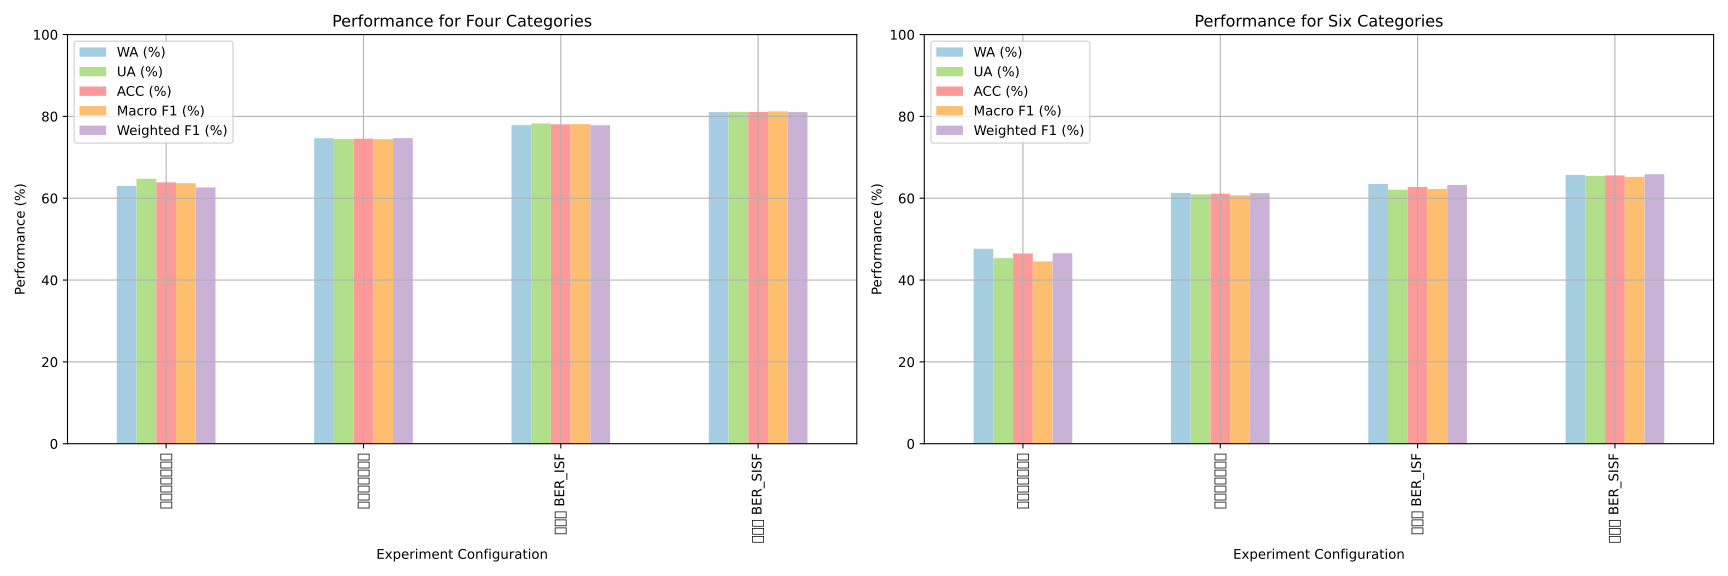

Reproduce this figure in Python.
import matplotlib.pyplot as plt
import pandas as pd
plt.rcParams['font.sans-serif'] = ['SimHei']  # 指定默认字体为黑体
plt.rcParams['axes.unicode_minus'] = False  # 解决保存图像是负号 '-' 显示为方块的问题
# Define the data
data = {
    'Experiment Name': [
        '四分类音频基线', '六分类音频基线', 
        '四分类视频基线', '六分类视频基线', 
        '四分类 BER_ISF', '六分类 BER_ISF', 
        '四分类 BER_SISF', '六分类 BER_SISF'
    ],
    'Task Type': [
        '音频', '音频', 
        '视频', '视频', 
        '音视频联合', '音视频联合', 
        '音视频联合', '音视频联合'
    ],
    'WA (%)': [
        63.02, 47.64, 
        74.67, 61.29, 
        81.31, 58.23, 
        81.05, 65.69
    ],
    'UA (%)': [
        64.76, 45.36, 
        74.45, 60.95, 
        81.94, 56.44, 
        81.11, 65.46
    ],
    'ACC (%)': [
        63.89, 46.50, 
        74.56, 61.12, 
        81.63, 57.34, 
        81.08, 65.58
    ],
    'Macro F1 (%)': [
        63.68, 44.54, 
        74.43, 60.72, 
        81.57, 56.88, 
        81.23, 65.22
    ],
    'Weighted F1 (%)': [
        62.65, 46.55, 
        74.68, 61.24, 
        81.30, 58.38, 
        81.05, 65.85
    ]
}

# Create DataFrame
df = pd.DataFrame(data)

# Separate data for four and six categories
four_cat_df = df[df['Experiment Name'].str.contains('四分类')]
six_cat_df = df[df['Experiment Name'].str.contains('六分类')]

# Plot settings
fig, axes = plt.subplots(1, 2, figsize=(18, 6), dpi=600)

# Color settings for plots
colors = ['#a6cee3', '#b2df8a', '#fb9a99', '#fdbf6f', '#cab2d6', '#ffff99']

# Plot for four categories
four_cat_df.plot(kind='bar', ax=axes[0], x='Experiment Name', y=['WA (%)', 'UA (%)', 'ACC (%)', 'Macro F1 (%)', 'Weighted F1 (%)'], color=colors)
axes[0].set_title('Performance for Four Categories')
axes[0].set_ylabel('Performance (%)')
axes[0].set_xlabel('Experiment Configuration')
axes[0].set_ylim(0, 100)  # Adjust Y-axis scale
axes[0].grid(True)
axes[0].legend(loc='upper left')

# Plot for six categories
six_cat_df.plot(kind='bar', ax=axes[1], x='Experiment Name', y=['WA (%)', 'UA (%)', 'ACC (%)', 'Macro F1 (%)', 'Weighted F1 (%)'], color=colors)
axes[1].set_title('Performance for Six Categories')
axes[1].set_ylabel('Performance (%)')
axes[1].set_xlabel('Experiment Configuration')
axes[1].set_ylim(0, 100)  # Adjust Y-axis scale
axes[1].grid(True)
axes[1].legend(loc='upper left')

# Adjust layout
plt.tight_layout()

plt.savefig('./test.svg')
plt.savefig('./test.png')


# # Plot line graphs for the performance trends across different experiment configurations

# # Prepare data for line plots
# metrics = ['WA (%)', 'UA (%)', 'ACC (%)', 'Macro F1 (%)', 'Weighted F1 (%)']
# exp_configs = range(len(df))

# # Separate metrics for easier plotting
# four_cat_metrics = four_cat_df[metrics].values.T
# six_cat_metrics = six_cat_df[metrics].values.T

# # Create line plots
# fig, axes = plt.subplots(1, 2, figsize=(18, 6), dpi=600)

# # Four categories line plot
# for i, metric in enumerate(metrics):
#     axes[0].plot(exp_configs[:4], four_cat_metrics[i], marker='o', label=metric, color=colors[i])
# axes[0].set_title('Performance Trend for Four Categories')
# axes[0].set_xlabel('Experiment Configuration')
# axes[0].set_ylabel('Performance (%)')
# axes[0].set_xticks(exp_configs[:4])
# axes[0].set_xticklabels(four_cat_df['Experiment Name'], rotation=45, ha='right')
# axes[0].set_ylim(0, 100)  # Adjust Y-axis scale
# axes[0].grid(True)
# axes[0].legend(loc='best')

# # Six categories line plot
# for i, metric in enumerate(metrics):
#     axes[1].plot(exp_configs[4:], six_cat_metrics[i], marker='o', label=metric, color=colors[i])
# axes[1].set_title('Performance Trend for Six Categories')
# axes[1].set_xlabel('Experiment Configuration')
# axes[1].set_ylabel('Performance (%)')
# axes[1].set_xticks(exp_configs[4:])
# axes[1].set_xticklabels(six_cat_df['Experiment Name'], rotation=45, ha='right')
# axes[1].set_ylim(0, 100)  # Adjust Y-axis scale
# axes[1].grid(True)
# axes[1].legend(loc='best')for i, metric in enumerate(metrics):
#     axes[1].plot(exp_configs[4:], six_cat_metrics[i], marker='o', label=metric, color=colors[i])
# axes[1].set_title('Performance Trend for Six Categories')
# axes[1].set_xlabel('Experiment Configuration')
# axes[1].set_ylabel('Performance (%)')
# axes[1].set_xticks(exp_configs[4:])
# axes[1].set_xticklabels(six_cat_df['Experiment Name'], rotation=45, ha='right')
# axes[1].set_ylim(0, 100)  # Adjust Y-axis scale
# axes[1].grid(True)
# axes[1].legend(loc='best')

# # Adjust layout
# plt.tight_layout()

# plt.show()
